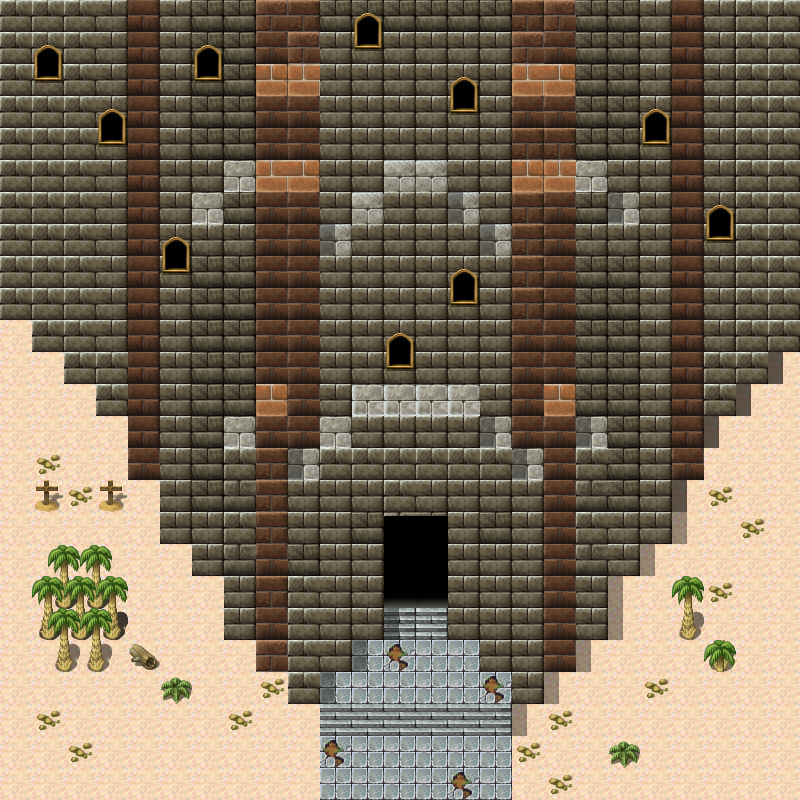

Tiled map render using the project's own tile images. Description and the map definition, with tile-layer contents summarised, below:
An orthogonal 25x25 tile map with 32x32 px tiles, 7 tile layers (Tile Layer 1, Tile Layer 2, Tile Layer 3, Tile Layer 4, ...), 3 tilesets and 59 objects (4x portalO, startpoint, portalIn).

<map version="1.0" orientation="orthogonal" renderorder="right-down" width="25" height="25" tilewidth="32" tileheight="32" nextobjectid="73">
 <tileset firstgid="1" name="rpg_maker_telles0808" tilewidth="32" tileheight="32" tilecount="2016" columns="32">
  <image source="../Resources/rpg_maker_telles0808.png" width="1024" height="2016" />
 </tileset>
 <tileset firstgid="2017" name="Exteriors" tilewidth="32" tileheight="32" tilecount="256" columns="16">
  <image source="../Resources/Exteriors.png" width="512" height="512" />
 </tileset>
 <tileset firstgid="2273" name="houses1" tilewidth="32" tileheight="32" tilecount="208" columns="13">
  <image source="../Resources/houses1.png" width="447" height="539" />
 </tileset>
 <layer name="Tile Layer 1" width="25" height="25">
  <data>[625 cells, 625 non-empty, 5 distinct tile ids]</data>
 </layer>
 <layer name="Tile Layer 2" width="25" height="25">
  <data>[625 cells, 291 non-empty, 17 distinct tile ids]</data>
 </layer>
 <layer name="Tile Layer 3" width="25" height="25">
  <data>[625 cells, 222 non-empty, 19 distinct tile ids]</data>
 </layer>
 <objectgroup name="Object Layer 1">
  <object id="1" name="portalO" type="portalO" x="-6" y="786" width="814" height="32" />
  <object id="4" name="portalO" type="portalO" x="786" y="-2" width="24" height="824" />
  <object id="5" name="portalO" type="portalO" x="-12" y="-10" width="24" height="852" />
  <object id="6" name="portalO" type="portalO" x="6" y="-2" width="892" height="10" />
  <object id="7" x="762" y="-166" />
  <object id="9" name="startpoint" type="startpoint" x="406" y="734" width="66" height="24" />
  <object id="12" x="448" y="462" width="34" height="174" />
  <object id="13" x="486" y="462" width="24" height="200" />
  <object id="14" x="514" y="480" width="26" height="210" />
  <object id="17" x="354" y="418" width="28" height="204" />
  <object id="18" x="320" y="448" width="32" height="222" />
  <object id="19" x="294" y="484" width="26" height="218" />
  <object id="20" x="98" y="26" width="200" height="326" />
  <object id="21" x="128" y="162" width="128" height="282" />
  <object id="22" x="164" y="342" width="116" height="130" />
  <object id="23" x="198" y="430" width="86" height="82" />
  <object id="25" x="220" y="482" width="70" height="94" />
  <object id="26" x="258" y="572" width="42" height="68" />
  <object id="27" x="542" y="432" width="34" height="208" />
  <object id="28" x="576" y="370" width="36" height="206" />
  <object id="29" x="608" y="294" width="34" height="214" />
  <object id="30" x="640" y="272" width="30" height="206" />
  <object id="31" x="666" y="116" width="34" height="328" />
  <object id="32" x="702" y="6" width="32" height="346" />
  <object id="33" x="106" y="0" width="208" height="44" />
  <object id="34" x="94" y="4" width="32" height="28" />
  <object id="36" x="354" y="532" width="32" height="106" />
  <object id="37" x="452" y="598" width="30" height="38" />
  <object id="38" x="514" y="696" width="2" height="38" />
  <object id="39" x="314" y="700" width="8" height="36" />
  <object id="40" x="390" y="516" width="58" height="20" />
  <object id="41" x="740" y="10" width="54" height="344" />
  <object id="42" x="700" y="344" width="62" height="38" />
  <object id="43" x="704" y="354" width="30" height="58" />
  <object id="44" x="12" y="16" width="94" height="306" />
  <object id="45" x="32" y="304" width="68" height="50" />
  <object id="46" x="62" y="344" width="72" height="38" />
  <object id="47" x="98" y="366" width="46" height="46" />
  <object id="48" x="540" y="632" width="38" height="44" />
  <object id="49" x="510" y="668" width="32" height="34" />
  <object id="50" x="576" y="552" width="34" height="88" />
  <object id="51" x="610" y="494" width="30" height="78" />
  <object id="52" x="644" y="436" width="28" height="108" />
  <object id="54" x="156" y="436" width="76" height="106" />
  <object id="55" x="190" y="436" width="58" height="140" />
  <object id="56" x="222" y="520" width="42" height="118" />
  <object id="57" x="258" y="622" width="34" height="48" />
  <object id="58" x="50" y="604" width="58" height="70" />
  <object id="60" x="36" y="602" width="86" height="36" />
  <object id="61" x="54" y="566" width="50" height="18" />
  <object id="63" x="676" y="608" width="22" height="32" />
  <object id="65" x="702" y="634" width="32" height="38" />
  <object id="66" x="122.667" y="638.667" width="36" height="33.3333" />
  <object id="67" x="98.6667" y="478.667" width="22.6667" height="29.3333" />
  <object id="68" x="30.6667" y="478.667" width="32" height="30.6667" />
  <object id="69" x="125.333" y="432" width="33.3333" height="48" />
  <object id="70" x="665.333" y="429.333" width="36" height="50.6667" />
  <object id="71" x="373.333" y="510.667" width="38.6667" height="24" />
  <object id="72" name="portal1" type="portalIn" x="384" y="566.667" width="66.6667" height="42.6667" />
 </objectgroup>
 <layer name="Tile Layer 4" width="25" height="25">
  <data>[625 cells, 12 non-empty, 12 distinct tile ids]</data>
 </layer>
 <layer name="Tile Layer 5" width="25" height="25">
  <data>[625 cells, 2 non-empty, 2 distinct tile ids]</data>
 </layer>
 <layer name="Tile Layer 6" width="25" height="25">
  <data>[625 cells, 18 non-empty, 4 distinct tile ids]</data>
 </layer>
 <layer name="Tile Layer 7" width="25" height="25">
  <data>[625 cells, 31 non-empty, 11 distinct tile ids]</data>
 </layer>
</map>
